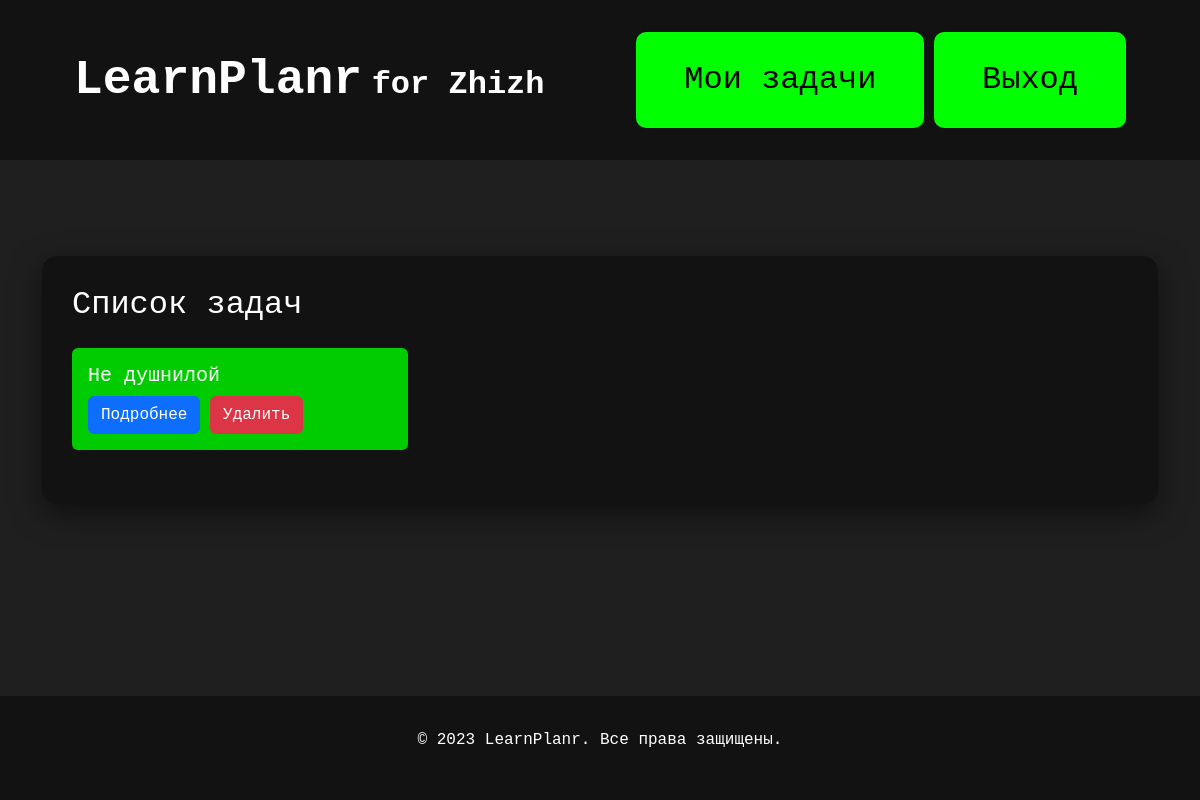
Page /learn_planr/todos/ (signed in) on the earlier database version.
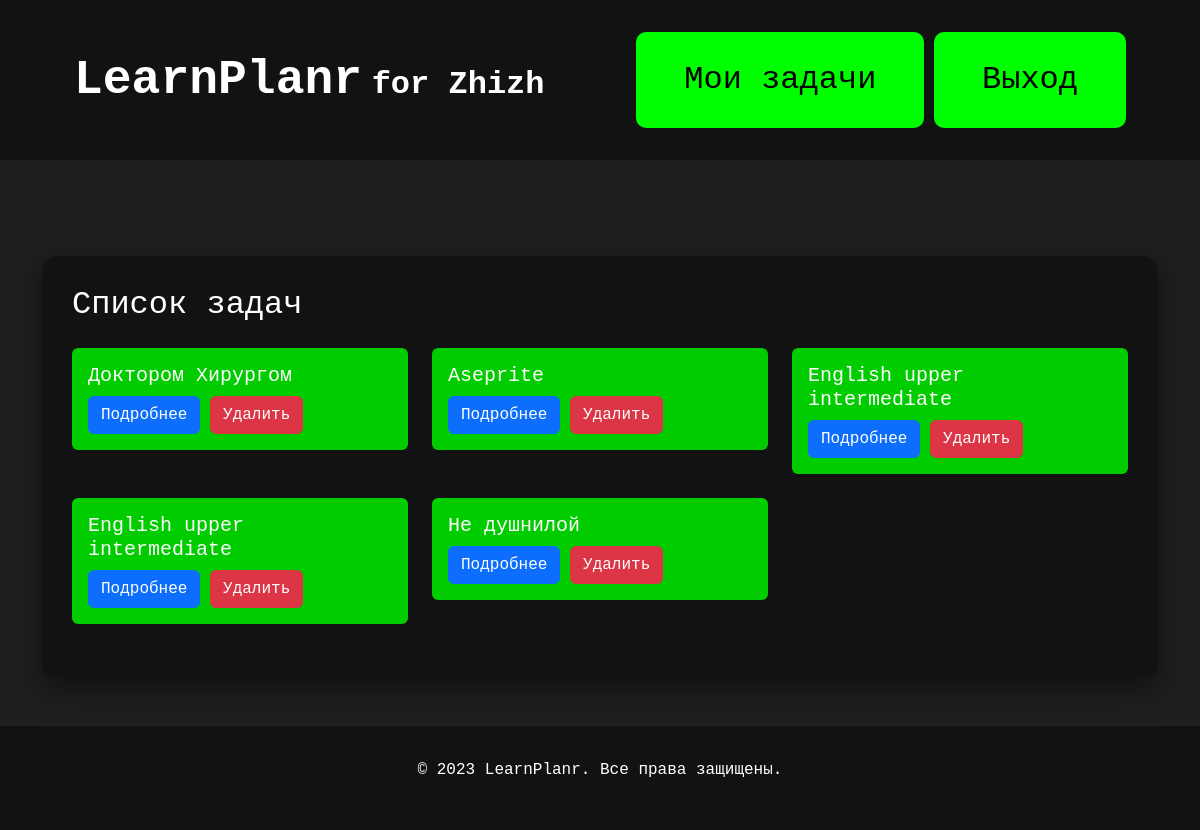
Same page on the later database version.
### todo/models.py (models this page shows, shortened)
class Schedule(models.Model):
    author = models.ForeignKey(User, on_delete=models.CASCADE)
    title = models.CharField(max_length=100)
    created_at = models.DateTimeField(auto_now_add=True)

### todo/views.py (the view)
# urls.py: path("todos/", views.get_list_todo, name="get_todos"),
@login_required(login_url="/login/")
def get_list_todo(request):
    todos = Schedule.objects.filter(author=request.user).order_by("-id")
    context = {"todos": todos}
    return render(request, "todo/todos.html", context)

### todo/templates/todo/todos.html (shortened to what this page needs)
{% extends "todo/base.html" %}
{% block content %}
<main class="main">
    <div class="container mt-5" style="background-color: #121212; padding: 30px; border-radius: 15px; box-shadow: 0px 10px 30px rgba(0, 0, 0, 0.5);">
        <h2 class="mb-4 text-white">Список задач</h2>
        <div class="row">
            {% for todo in todos %}
                <div class="col-md-4 mb-4">
                    <div class="card" style="background-color: #00cc00; border: none;">
                        <div class="card-body">
                            <h5 class="card-title text-white">{{ todo.title }}</h5>
                            <a href="{% url 'todo:get_todo' todo.id %}" class="btn btn-primary">Подробнее</a>
                            <a href="{% url 'todo:delete_todo' todo.id %}" class="btn btn-danger ml-2">Удалить</a>
                        </div>
                    </div>
                </div>
            {% endfor %}
        </div>
    </div>
</main>
{% endblock %}

### todo/templates/todo/base.html (shortened to what this page needs)
<!DOCTYPE html>
<html lang="en">
<head>
    <link href="https://cdn.jsdelivr.net/npm/bootstrap/dist/css/bootstrap.min.css" rel="stylesheet">
</head>
<body>
    <header class="bg-dark-custom text-white-custom">
        <div class="container-fluid">
            <div class="container">
                <div class="header-content">
                    <div class="logo-and-username">
                        <a href="{% url 'todo:main' %}" class="text-white logo">LearnPlanr</a>
                        {% if user.is_authenticated %}
                            <span class="text-white username"> for {{ user.username }}</span>
                        {% endif %}
                    </div>
                    <div class="header-buttons">
                        {% if user.is_authenticated %}
                            <a href="{% url 'todo:get_todos' %}" class="btn btn-outline-light btn-sm btn-custom command-button">Мои задачи</a>
                            <a href="{% url 'logout' %}" class="btn btn-outline-light btn-sm command-button">Выход</a>
                        {% elif request.path == '/learn_Planr/sign_up/' %}
                            <a href="{% url 'login' %}" class="btn btn-outline-light btn-sm command-button">Войти</a>
                        {% endif %}
                    </div>
                </div>
            </div>
        </div>
    </header>
    <main class="py-5 flex-grow-1">
        <div class="container">
            {% block content %}
            {% endblock %}
        </div>
    </main>
    <footer class="bg-dark-custom text-white-custom text-center">
        <div class="container footer">
            <p>&copy; 2023 LearnPlanr. Все права защищены.</p>
        </div>
    </footer>
</body>
</html>

### todo/templates/todo/base.html (style rules this page uses)
body { background-color: #1f1f1f; font-family: 'Courier New', monospace; color: #ffffff; margin: 0; padding: 0; display: flex; flex-direction: column; min-height: 100vh; }
.bg-dark-custom { background-color: #121212; }
.text-white-custom { color: #ffffff; }
.footer { background-color: #121212; padding: 2rem 0; }
.logo { font-weight: bold; font-size: 3rem; text-decoration: none; }
.username { font-weight: bold; font-size: 2rem; text-decoration: none; }
.btn-custom { margin-left: 20px; }
.header-content { display: flex; justify-content: space-between; align-items: center; padding: 2rem; }
.command-button { background-color: #00ff00; border: none; color: #000; padding: 1.5rem 3rem; border-radius: 10px; cursor: pointer; font-size: 2rem; transition: background-color 0.3s, color 0.3s; }

Differences in the rows shown:
added Schedule: title "Доктором Хирургом"
added Schedule: title "Aseprite"
added Schedule: title "English upper intermediate"
added Schedule: title "English upper intermediate"
